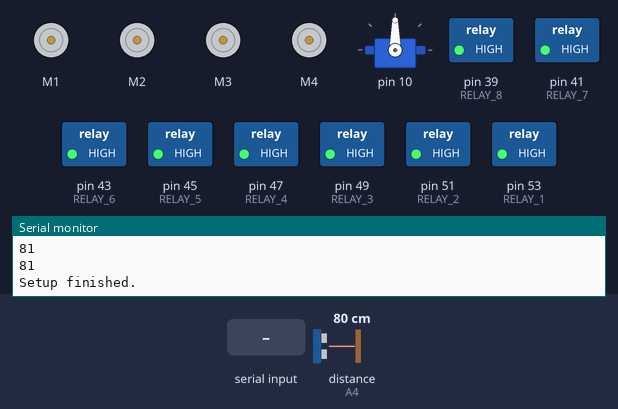
This sketch was run on a simulated Arduino Mega 2560, built with avr-gcc and run on an emulated ATmega2560. On the bench: 4 × DC motor (green arrow = forward, orange = backward, longer = faster), servo, switched loads named in the sketch (green lamp = pin HIGH), the last lines printed to the serial monitor. Inputs (shaded band) come from the test bench; at power-on: distance to the obstacle (sensor on A4) 80 cm.

Above: at 12.1 s.
12.2 s: "F90\n" received over Serial
At 16.8 s:
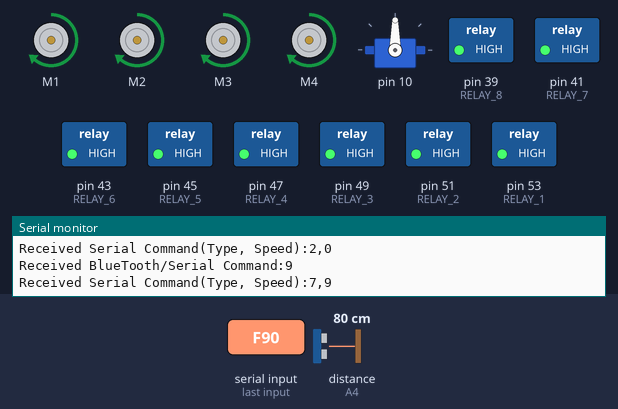
17.1 s: byte 113 ('q') received over Serial
22.5 s: "B90\n" received over the second serial link
At 24.3 s:
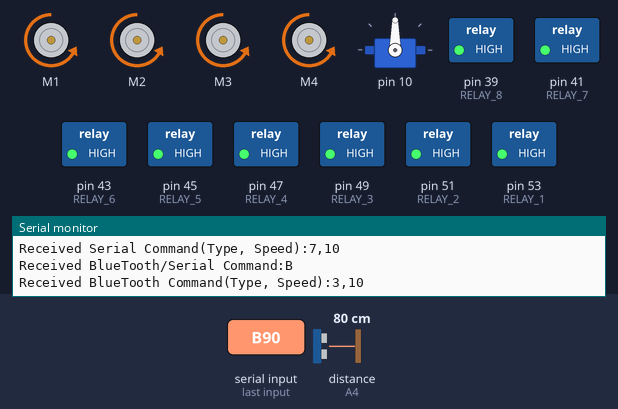
27.9 s: "L90\n" received over Serial
At 33.0 s:
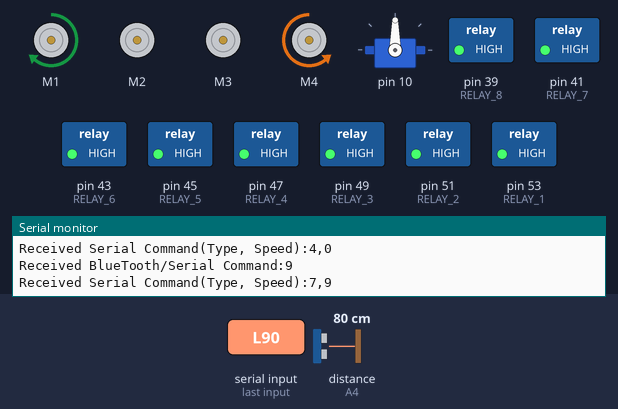
33.3 s: byte 53 ('5') received over Serial
38.7 s: byte 54 ('6') received over Serial
At 41.5 s:
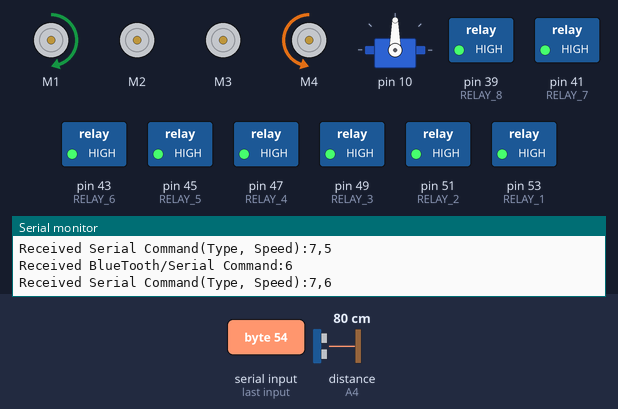
Timing chart, 0 to 43.0 s (numbered marks = the images above; inputs shaded):
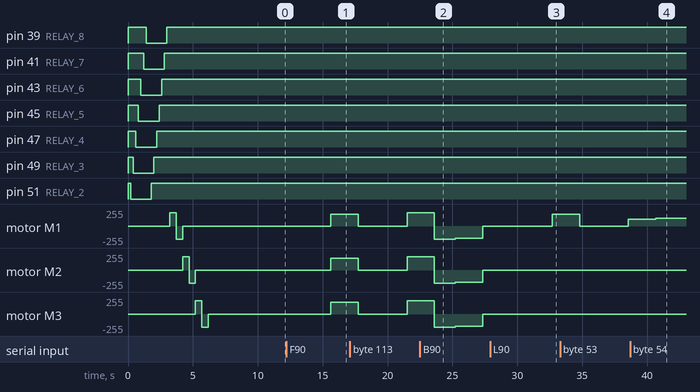

The sketch:

Main.ino
```cpp
#include <Arduino.h>

#include "CommonInclude.h"

#include "AutomaticObstacleSensorMove.h"
#include "BluetoothOperations.h"
#include "IRRemoteReceiver.h"
#include "LedOperations.h"
#include "LeftIRLineSensor.h"
#include "LineFollower.h"
#include "MotorMovement.h"
#include "RightIRLineSensor.h"
#include "ServoOperations.h"
#include "UltrasonicOperations.h"

BluetoothOperations *bluetoothOperations = new BluetoothOperations();
IRRemoteReceiver *iRRemoteReceiver = new IRRemoteReceiver();
LedOperations *ledOperations = new LedOperations();
LeftIRLineSensor *leftIRLineSensor = new LeftIRLineSensor();
MotorMovement *motorMovement = new MotorMovement();
RightIRLineSensor *rightIRLineSensor = new RightIRLineSensor();
ServoOperations *servoOperations = new ServoOperations();
UltrasonicOperations *ultrasonicOperations = new UltrasonicOperations(servoOperations);
OperationRequest *operationRequest = new OperationRequest();
AutomaticObstacleSensorMove *automaticObstacleSensorMove = new AutomaticObstacleSensorMove(motorMovement, ultrasonicOperations);
LineFollower *lineFollower = new LineFollower(leftIRLineSensor, rightIRLineSensor, motorMovement);

void setup()
{
  Serial.begin(SERIAL_PORT);

  LOG_Main("BEGIN");

  automaticObstacleSensorMove->setup();
  bluetoothOperations->setup();
  iRRemoteReceiver->setup();
  ledOperations->setup();
  leftIRLineSensor->setup();
  lineFollower->setup();
  motorMovement->setup();
  rightIRLineSensor->setup();
  servoOperations->setup();
  ultrasonicOperations->setup();

  Serial.println("Setup finished.");

  LOG_Main("END");
}

void loop()
{
  LOG_Main_LOOP("Loop Begin");

  automaticObstacleSensorMove->loop();
  bluetoothOperations->loop();
  iRRemoteReceiver->loop();
  ledOperations->loop();
  leftIRLineSensor->loop();
  lineFollower->loop();
  motorMovement->loop();
  rightIRLineSensor->loop();
  servoOperations->loop();
  ultrasonicOperations->loop();

  LOG_Main_LOOP("Loop End");

  if (bluetoothOperations->CheckBluetoothOperationRequest(operationRequest, true))
  {
    SERIAL_PRINT("Received BlueTooth Command(Type, Speed):");
    SERIAL_PRINT(operationRequest->operationType);
    SERIAL_PRINT(",");
    SERIAL_PRINTLN(operationRequest->operationRequestData.Speed);
  } else if (bluetoothOperations->CheckBluetoothOperationRequest(operationRequest, false))
  {
    SERIAL_PRINT("Received Serial Command(Type, Speed):");
    SERIAL_PRINT(operationRequest->operationType);
    SERIAL_PRINT(",");
    SERIAL_PRINTLN(operationRequest->operationRequestData.Speed);
  } else if (iRRemoteReceiver->CheckIRRemoteOperationRequest(operationRequest))
  {
    SERIAL_PRINT("Received IR Command(Type, Speed):");
    SERIAL_PRINT(operationRequest->operationType);
    SERIAL_PRINT(",");
    SERIAL_PRINTLN(operationRequest->operationRequestData.Speed);
  }

  if (!(operationRequest->operationType == OperationType::None))
  {
    switch (operationRequest->operationType)
    {
    case OperationType::MoveForward:
      motorMovement->moveForward();
      break;
    case OperationType::Speed:
      motorMovement->Speed(operationRequest);
      break;
    case OperationType::MoveBackword:
      motorMovement->moveBackward();
      break;
    case OperationType::LeftTurn:
      motorMovement->turnLeft();
      break;
    case OperationType::RightTurn:
      motorMovement->turnRight();
      break;
    case OperationType::DeeperOff:
      ledOperations->DeeparOff();
      break;
    case OperationType::DeeperOn:
      ledOperations->DeeparOn();
      break;
    case OperationType::StopMoveing:
      motorMovement->Stop();
      break;
    case OperationType::BackLightOff:
      ledOperations->BackLightOff();
      break;
    case OperationType::BackLightOn:
      ledOperations->BackLightOn();
      break;
    case OperationType::HendLightOn:
      ledOperations->HendLightOn();
      break;
    case OperationType::HendLightOff:
      ledOperations->HendLightOff();
      break;
    case OperationType::CruseControlMode:
      lineFollower->LineFollowerModeRelease();
      automaticObstacleSensorMove->CruseControlModeStart();
      break;
    case OperationType::LineFollowerMode:
      automaticObstacleSensorMove->CruseControlModeRelease();
      lineFollower->LineFollowerModeActivate();
      break;
    default:
      SERIAL_PRINT("Received Undefined Command(Type, Speed):");
      SERIAL_PRINT(operationRequest->operationType);
      SERIAL_PRINT(",");
      SERIAL_PRINTLN(operationRequest->operationRequestData.Speed);
      break;
    }
  }
  delay(100);
}
```

AutomaticObstacleSensorMove.cpp
```cpp
#include <Arduino.h>
#include "AutomaticObstacleSensorMove.h"

AutomaticObstacleSensorMove::AutomaticObstacleSensorMove(MotorMovement *motorMovement, UltrasonicOperations *ultrasonicOperations)
{
  LOG_AutomaticObstacleSensorMove("AutomaticObstacleSensorMove::AutomaticObstacleSensorMove()");
  this->m_MotorMovement = motorMovement;
  this->m_UltrasonicOperations = ultrasonicOperations;
  this->m_IsCruseControlModeActive = false;
}

void AutomaticObstacleSensorMove::setup()
{
  LOG_AutomaticObstacleSensorMove("AutomaticObstacleSensorMove::setup()");
  this->m_IsCruseControlModeActive = false;
}

void AutomaticObstacleSensorMove::loop()
{
  LOG_AutomaticObstacleSensorMove_LOOP("AutomaticObstacleSensorMove::loop()");
  if (m_IsCruseControlModeActive)
  {
    this->automatic();
  }
}
void AutomaticObstacleSensorMove::CruseControlModeStart()
{
  m_IsCruseControlModeActive = true;
  this->automatic();
}

void AutomaticObstacleSensorMove::automatic()
{
  LOG_AutomaticObstacleSensorMove("AutomaticObstacleSensorMove::automatic()");

  if (!m_IsCruseControlModeActive)
  {
    return;
  }

  int distance = this->m_UltrasonicOperations->UltrasonicRead();
  int distanceR = 0;
  int distanceL = 0;

  delay(1000);

  if (distance <= REVERCE_DISTANCE)
  {

    m_MotorMovement->Stop();
    delay(100);
    m_MotorMovement->moveBackward();
    delay(200);
    m_MotorMovement->Stop();
    delay(200);
    distanceR = this->m_UltrasonicOperations->lookRight();
    delay(200);
    distanceL = this->m_UltrasonicOperations->lookLeft();
    delay(200);
    Serial.print(distance);
    Serial.print(",");
    Serial.print(distanceL);
    Serial.print(",");
    Serial.print(distanceR);
    Serial.println(".");
    if (distanceR >= distanceL)
    {
      m_MotorMovement->turnRight();
      delay(3000);
      m_MotorMovement->moveForward();
      m_MotorMovement->Stop();
    }
    else
    {
      m_MotorMovement->turnLeft();
      delay(3000);
      m_MotorMovement->moveForward();
      m_MotorMovement->Stop();
    }
  }
  else
  {
    m_MotorMovement->moveForward();
  }
}
```

AutomaticObstacleSensorMove.h
```cpp
#ifndef AutomaticObstacleSensorMove_h
#define AutomaticObstacleSensorMove_h
#include <Arduino.h>
#include "CommonInclude.h"
#include "MotorMovement.h"
#include "UltrasonicOperations.h"

class AutomaticObstacleSensorMove
{
public:
    AutomaticObstacleSensorMove(MotorMovement *motorMovement, UltrasonicOperations *ultrasonicOperations);
    void setup();
    void loop();

    void CruseControlModeStart();
    void CruseControlModeRelease()
    {
        m_IsCruseControlModeActive = false;
    }

private:
    void automatic();
    MotorMovement *m_MotorMovement;
    UltrasonicOperations *m_UltrasonicOperations;
    bool m_IsCruseControlModeActive;
};
#endif
```

BluetoothOperations.cpp
```cpp
#include "BluetoothOperations.h"


BluetoothOperations::BluetoothOperations()
{
  LOG_BluetoothOperations("BluetoothOperations::BluetoothOperations()");
  //Serial1.begin(BLUETOOTH_PORT);
   m_SoftwareSerial = new SoftwareSerial(19, 18);
   //m_Bluetooth = new SoftwareSerial(BLUETOOTH_RX, BLUETOOTH_TX);// RX, TX
   m_Bluetooth = new SoftwareSerial(0, 1);// RX, TX
}

void BluetoothOperations::setup()
{
  LOG_BluetoothOperations("BluetoothOperations::setup()");
  //m_SoftwareSerial->begin(BLUETOOTH_PORT);
  m_Bluetooth->begin(SERIAL_PORT);
}

void BluetoothOperations::loop()
{
  LOG_BluetoothOperations_LOOP("BluetoothOperations::loop()");
  //Serial1.println("Testing...");
  //m_SoftwareSerial->println("Testing...");
  m_SoftwareSerial->println("Testing...");
  delay(1500);
}

char BluetoothOperations::bluetoothRead(){
  if (m_Bluetooth->available() > 0)
  {
    return m_Bluetooth->read();
  }
  return 0;
}
char BluetoothOperations::serialRead(){
 if (Serial.available() > 0)
  {
   return Serial.read();
  }
  return 0;
}

int BluetoothOperations::CheckBluetoothOperationRequest(OperationRequest* operationRequest, bool isBluetooth)
{
  LOG_BluetoothOperations("BluetoothOperations::CheckBluetoothOperationRequest()");

  operationRequest->operationType = OperationType::None;

  char command = 0;
  if(isBluetooth){
      command = bluetoothRead();
  } else {
      command = serialRead();
  }

  if (command > 0)
  {
    SERIAL_BLUETOOTH_PRINT("Received BlueTooth/Serial Command:"); SERIAL_BLUETOOTH_PRINTLN(command);
    switch (command)
    {
    case 'F':
      operationRequest->operationType = OperationType::MoveForward;
      break;
    case 'B':
      operationRequest->operationType = OperationType::MoveBackword;
      break;
    case 'L':
      operationRequest->operationType = OperationType::LeftTurn;
      break;
    case 'R':
      operationRequest->operationType = OperationType::RightTurn;
      break;

    case 'D':
      operationRequest->operationType = OperationType::StopMoveing;
      break;

    case '0':
    case '1':
    case '2':
    case '3':
    case '4':
    case '5':
    case '6':
    case '7':
    case '8':
    case '9':
      operationRequest->operationRequestData.Speed = command - '0';
      operationRequest->operationType = OperationType::Speed;
      break;
    case 'q':
      operationRequest->operationRequestData.Speed = 10;
      operationRequest->operationType = OperationType::Speed;
      break;
    case 'X':
      operationRequest->operationType = OperationType::CruseControlMode;
      break;
    case 'x':
      operationRequest->operationType = OperationType::LineFollowerMode;
      break;
    case 'W':
      operationRequest->operationType = OperationType::HendLightOn;
      break;
    case 'w':
      operationRequest->operationType = OperationType::HendLightOff;
      break;
    case 'U':
      operationRequest->operationType = OperationType::BackLightOn;
      break;
    case 'u':
      operationRequest->operationType = OperationType::BackLightOff;
      break;
    case 'V':
      operationRequest->operationType = OperationType::DeeperOn;
      break;
    case 'v':
      operationRequest->operationType = OperationType::DeeperOff;
      break;
    default:
      operationRequest->operationType = OperationType::Undefined;
      SERIAL_BLUETOOTH_PRINT("Unknown Command Received: "); SERIAL_BLUETOOTH_PRINTLN(command);
      break;
    }
  }
  return operationRequest->operationType;
}
```

BluetoothOperations.h
```cpp
#ifndef BluetoothOperations_h
#define BluetoothOperations_h
#include <Arduino.h>
#include <SoftwareSerial.h>
#include "CommonInclude.h"

class BluetoothOperations
{
public:
    BluetoothOperations();
    void setup();
    void loop();
    int CheckBluetoothOperationRequest(OperationRequest* operationRequest, bool isBluetooth);

private:
    char bluetoothRead();
    char serialRead();
    SoftwareSerial *m_SoftwareSerial = NULL;
    SoftwareSerial *m_Bluetooth = NULL;
};
#endif
```

CommonInclude.h
```cpp
#ifndef CommonInclude_h
#define CommonInclude_h

#include <Arduino.h>

#include "PinDetails.h"
#include "IRRemoteButtonCode.h"
#include "DefinedConstant.h"
#include "Logger.h"
#include "OperationType.h"

#endif
```

DefinedConstant.h
```cpp
#ifndef DefinedConstant_h
#define DefinedConstant_h
//#define BLUETOOTH_OVER_SERIEL

#define REVERCE_DISTANCE 30
#define MAX_DISTANCE 200
#define MAX_SPEED 150 // sets speed of DC  motors
#define MAX_SPEED_INCREMENT 20
#define SPEED_WEIGHT 20
#define INITIAL_SPEED 20
#define SERVO_ALLIGN_DELAY 300

#define SERIAL_PORT 19200
#define BLUETOOTH_PORT 9600

#define FORWARD_BT_CHAR 'F'
#define FORWARD_IR_REMOTE_CODE
#define FORWARD_CODE

#endif
```

IRRemoteButtonCode.h
```cpp
#ifndef IRRemoteButtonCode_h
#define IRRemoteButtonCode_h

#define TV_REMOTE_POWERKEY 0xF708FB04
#define TV_REMOTE_RightKey 0xF906FB04
#define TV_REMOTE_LeftKey 0xF807FB04
#define TV_REMOTE_ForwardKey 0xBF40FB04
#define TV_REMOTE_ratio 0xA66EB7B0
#define TV_REMOTE_mute 0xF609FB04
#define TV_REMOTE_ok 0xBB44FB04
#define TV_REMOTE_0 0xEF10FB04
#define TV_REMOTE_1 0xEE11FB04
#define TV_REMOTE_2 0xED12FB04
#define TV_REMOTE_3 0xEC13FB04
#define TV_REMOTE_4 0xEB14FB04
#define TV_REMOTE_5 0xEA15FB04
#define TV_REMOTE_6 0xE916FB04
#define TV_REMOTE_7 0xE817FB04
#define TV_REMOTE_8 0xE718FB04
#define TV_REMOTE_9 0xE619FB04
#define TV_REMOTE_q_menu 0xBA45FB04
#define TV_REMOTE_manu 0xBC43FB04
#define TV_REMOTE_red 0x8D72FB04
#define TV_REMOTE_green 0x8E71FB04
#define TV_REMOTE_yellow 0x9C63FB04
#define TV_REMOTE_blue 0x9E61FB04
#define TV_REMOTE_stop 0x4EB1FB04
#define TV_REMOTE_play 0x45BAFB04
#define TV_REMOTE_pose 0x4FB0FB04
#define TV_REMOTE_back 0x708FFB04
#define TV_REMOTE_forward 0x708FFB04
#define TV_REMOTE_energySaving 0x6A95FB04
#define TV_REMOTE_AVMode 0xCF30FB04
#define TV_REMOTE_input 0xF40BFB04
#define TV_REMOTE_tv 0xF00FFB04
#define TV_REMOTE_mark_fav 0xE11EFB04
#define TV_REMOTE_list 0xAC53FB04
#define TV_REMOTE_Plus_v 0x102FB04
#define TV_REMOTE_Mnus_v 0x102FB04
#define TV_REMOTE_PLUS_p 0xFF00FB04
#define TV_REMOTE_Minus_p 0xFE01FB04
#define TV_REMOTE_Xstudio 0x837CFB04
#define TV_REMOTE_smplink 0x817EFB04
#define TV_REMOTE_return 0xD728FB04
#define TV_REMOTE_text 0xDF20FB04
#define TV_REMOTE_t_opt 0xDE21FB04

#define TataSky_REMOTE_


#define OnKYO_REMOTE_POWERKEY 0xFB042BD2
#define OnKYO_REMOTE_dimmer 0xB9462BD2
#define OnKYO_REMOTE_PLUS_slow 0xF40B2BD2
#define OnKYO_REMOTE_Minus_slow 0x708F2BD2
#define OnKYO_REMOTE_random 0xF50A2BD2
#define OnKYO_REMOTE_Minus_step 0x718E2BD2
#define OnKYO_REMOTE_plus_step 0xE21D2BD2
#define OnKYO_REMOTE_repeat 0xBB442BD2
#define OnKYO_REMOTE_donw 0xE11E2BD2
#define OnKYO_REMOTE_up 0xE21D2BD2
#define OnKYO_REMOTE_ab 0xBA452BD2
#define OnKYO_REMOTE_fr 0xF20D2BD2
#define OnKYO_REMOTE_ff 0xF30C2BD2
#define OnKYO_REMOTE_stop 0xE31C2BD2
#define OnKYO_REMOTE_pause 0x5566C7A7
#define OnKYO_REMOTE_play 0x20226A03
#define OnKYO_REMOTE_menu 0xB04F2BD2
#define OnKYO_REMOTE_on_screen 0xB24D2BD2
#define OnKYO_REMOTE_subtitle 0xAB542BD2
#define OnKYO_REMOTE_on_ro_off 0x90E94CF9
#define OnKYO_REMOTE_up 0xAF502BD2
#define OnKYO_REMOTE_left 0xF48CCD72
#define OnKYO_REMOTE_right 0xAC532BD2
#define OnKYO_REMOTE_donw 0xAE512BD2
#define OnKYO_REMOTE_top_menu 0xB4084432
#define OnKYO_REMOTE_audio 0x2BD2
#define OnKYO_REMOTE_angle 0x2BD2
#define OnKYO_REMOTE_return 0xF6092BD2
#define OnKYO_REMOTE_1 0xF10E2BD2
#define OnKYO_REMOTE_2 0xF00F2BD2
#define OnKYO_REMOTE_3 0xF72C9406
#define OnKYO_REMOTE_4 0x63CE6308
#define OnKYO_REMOTE_5 0x7683DEB0
#define OnKYO_REMOTE_6 0xDD2A734B
#define OnKYO_REMOTE_7 0xEB142BD2
#define OnKYO_REMOTE_8 0xEA152BD2
#define OnKYO_REMOTE_9 0xE9162BD2
#define OnKYO_REMOTE_0 0xE8172BD2
#define OnKYO_REMOTE_memory 0x473BC683
#define OnKYO_REMOTE_clear 0xB44B2BD2

#endif
```

IRRemoteReceiver.h
```cpp
#ifndef IRRemoteReceiver_h
#define IRRemoteReceiver_h
#include <Arduino.h>
#include "CommonInclude.h"

class IRRemoteReceiver
{
public:
    IRRemoteReceiver();
    void setup();
    void loop();
    int CheckIRRemoteOperationRequest(OperationRequest* operationRequest);

private:
};
#endif
```

LedOperations.cpp
```cpp
#include <Arduino.h>
#include "LedOperations.h"

/*#define RELAY_1 53
#define RELAY_2 51
#define RELAY_3 49
#define RELAY_4 47
#define RELAY_5 45
#define RELAY_6 43
#define RELAY_7 41
#define RELAY_8 39
*/
LedOperations::LedOperations()
{
    LOG_LedOperations("LedOperations::LedOperations()");
    pinMode(RELAY_1, OUTPUT);
    pinMode(RELAY_2, OUTPUT);
    pinMode(RELAY_3, OUTPUT);
    pinMode(RELAY_4, OUTPUT);
    pinMode(RELAY_5, OUTPUT);
    pinMode(RELAY_6, OUTPUT);
    pinMode(RELAY_7, OUTPUT);
    pinMode(RELAY_8, OUTPUT);
    digitalWrite(RELAY_1, HIGH);
    digitalWrite(RELAY_2, HIGH);
    digitalWrite(RELAY_3, HIGH);
    digitalWrite(RELAY_4, HIGH);
    digitalWrite(RELAY_5, HIGH);
    digitalWrite(RELAY_6, HIGH);
    digitalWrite(RELAY_7, HIGH);
    digitalWrite(RELAY_8, HIGH);
}

void LedOperations::setup()
{
    int dely_dw = 200;
    int dwStatus = LOW;
    LOG_LedOperations("LedOperations::setup()");
    digitalWrite(RELAY_1, dwStatus);
    delay(dely_dw);
    digitalWrite(RELAY_2, dwStatus);
    delay(dely_dw);
    digitalWrite(RELAY_3, dwStatus);
    delay(dely_dw);
    digitalWrite(RELAY_4, dwStatus);
    delay(dely_dw);
    digitalWrite(RELAY_5, dwStatus);
    delay(dely_dw);
    digitalWrite(RELAY_6, dwStatus);
    delay(dely_dw);
    digitalWrite(RELAY_7, dwStatus);
    delay(dely_dw);
    digitalWrite(RELAY_8, dwStatus);
    delay(dely_dw);

    dwStatus = HIGH;
    digitalWrite(RELAY_1, dwStatus);
    delay(dely_dw);
    digitalWrite(RELAY_2, dwStatus);
    delay(dely_dw);
    digitalWrite(RELAY_3, dwStatus);
    delay(dely_dw);
    digitalWrite(RELAY_4, dwStatus);
    delay(dely_dw);
    digitalWrite(RELAY_5, dwStatus);
    delay(dely_dw);
    digitalWrite(RELAY_6, dwStatus);
    delay(dely_dw);
    digitalWrite(RELAY_7, dwStatus);
    delay(dely_dw);
    digitalWrite(RELAY_8, dwStatus);
    delay(dely_dw);
}

void LedOperations::loop()
{
    LOG_LedOperations_LOOP("LedOperations::loop()");
}
void LedOperations::HendLightOn() { LOG_LedOperations_LOOP("LedOperations::FaontLightOn()"); }

void LedOperations::HendLightOff() { LOG_LedOperations_LOOP("LedOperations::FrontLightOff()"); }

void LedOperations::BackLightOn() { LOG_LedOperations_LOOP("LedOperations::BackLightOn()"); }

void LedOperations::BackLightOff() { LOG_LedOperations_LOOP("LedOperations::BackLightOff()"); }

void LedOperations::DeeparOn() { LOG_LedOperations_LOOP("LedOperations::DeeparOn()"); }

void LedOperations::DeeparOff() { LOG_LedOperations_LOOP("LedOperations::DeeparOff()"); }
```

LedOperations.h
```cpp
#ifndef LedOperations_h
#define LedOperations_h
#include <Arduino.h>
#include "CommonInclude.h"

class LedOperations
{
public:
    LedOperations();
    void setup();
    void loop();

    void HendLightOn();
    void HendLightOff();
    void BackLightOn();
    void BackLightOff();
    void DeeparOn();
    void DeeparOff();

private:
};
#endif
```

LeftIRLineSensor.h
```cpp
#ifndef LeftIRLineSensor_h
#define LeftIRLineSensor_h
#include <Arduino.h>
#include "CommonInclude.h"

class LeftIRLineSensor
{
public:
    LeftIRLineSensor();
    void setup();
    void loop();
    int GetValue();

private:
};
#endif
```

Source omitted: IRRemoteReceiver.cpp (3925 bytes), LeftIRLineSensor.cpp (465 bytes), LineFollower.cpp (1456 bytes), LineFollower.h (722 bytes), Logger.h (4288 bytes), OperationType.h (467 bytes), PinDetails.h (1642 bytes), RightIRLineSensor.cpp (480 bytes), RightIRLineSensor.h (243 bytes), ServoOperations.cpp (708 bytes), ServoOperations.h (281 bytes), UltrasonicOperations.cpp (1453 bytes) and 3 more

Measured:
- after the input at 12.2 s, motor M1–4: stopped → forward 180/255 after 3.4 s
- after the input at 22.5 s, motor M1–4: forward 200/255 → backward 200/255 after 1.1 s, → backward 180/255 1.6 s later, → stopped 2.1 s later
- after the input at 27.9 s, motor M1: stopped → forward 180/255 after 4.8 s; motor M4: stopped → backward 180/255 after 4.8 s
- after the input at 38.7 s, motor M1: forward 100/255 → forward 120/255 after 2.0 s; motor M4: backward 100/255 → backward 120/255 after 2.0 s
